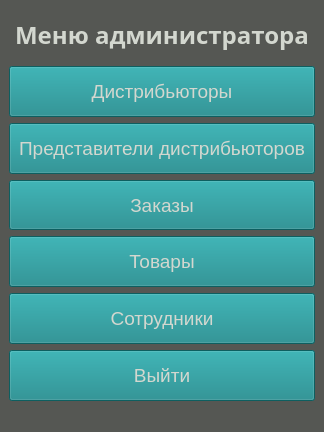
<?xml version="1.0" encoding="UTF-8"?>
<ui version="4.0">
 <class>Admin</class>
 <widget class="QMainWindow" name="Admin">
  <property name="geometry">
   <rect>
    <x>0</x>
    <y>0</y>
    <width>324</width>
    <height>432</height>
   </rect>
  </property>
  <property name="windowTitle">
   <string>Меню администратора</string>
  </property>
  <property name="styleSheet">
   <string notr="true">background-color: rgb(85, 87, 83);</string>
  </property>
  <widget class="QWidget" name="centralwidget">
   <layout class="QGridLayout" name="gridLayout">
    <item row="0" column="0">
     <layout class="QVBoxLayout" name="verticalLayout">
      <item>
       <widget class="QLabel" name="label">
        <property name="sizePolicy">
         <sizepolicy hsizetype="Preferred" vsizetype="Expanding">
          <horstretch>0</horstretch>
          <verstretch>0</verstretch>
         </sizepolicy>
        </property>
        <property name="font">
         <font>
          <family>Ubuntu Mono</family>
          <pointsize>18</pointsize>
          <weight>75</weight>
          <bold>true</bold>
         </font>
        </property>
        <property name="styleSheet">
         <string notr="true">color: rgb(211, 215, 207);</string>
        </property>
        <property name="text">
         <string>Меню администратора</string>
        </property>
        <property name="alignment">
         <set>Qt::AlignCenter</set>
        </property>
       </widget>
      </item>
      <item>
       <widget class="QPushButton" name="btnDistributors">
        <property name="sizePolicy">
         <sizepolicy hsizetype="Minimum" vsizetype="Expanding">
          <horstretch>0</horstretch>
          <verstretch>0</verstretch>
         </sizepolicy>
        </property>
        <property name="font">
         <font>
          <pointsize>14</pointsize>
         </font>
        </property>
        <property name="styleSheet">
         <string notr="true">background-color: rgb(18, 133, 135);
color: rgb(211, 215, 207);
border-color: rgb(211, 215, 207);</string>
        </property>
        <property name="text">
         <string>Дистрибьюторы</string>
        </property>
       </widget>
      </item>
      <item>
       <widget class="QPushButton" name="btnDistrReps">
        <property name="sizePolicy">
         <sizepolicy hsizetype="Minimum" vsizetype="Expanding">
          <horstretch>0</horstretch>
          <verstretch>0</verstretch>
         </sizepolicy>
        </property>
        <property name="font">
         <font>
          <pointsize>14</pointsize>
         </font>
        </property>
        <property name="styleSheet">
         <string notr="true">background-color: rgb(18, 133, 135);
color: rgb(211, 215, 207);
border-color: rgb(211, 215, 207);</string>
        </property>
        <property name="text">
         <string>Представители дистрибьюторов</string>
        </property>
       </widget>
      </item>
      <item>
       <widget class="QPushButton" name="btnOrders">
        <property name="sizePolicy">
         <sizepolicy hsizetype="Minimum" vsizetype="Expanding">
          <horstretch>0</horstretch>
          <verstretch>0</verstretch>
         </sizepolicy>
        </property>
        <property name="font">
         <font>
          <pointsize>14</pointsize>
         </font>
        </property>
        <property name="styleSheet">
         <string notr="true">background-color: rgb(18, 133, 135);
color: rgb(211, 215, 207);
border-color: rgb(211, 215, 207);</string>
        </property>
        <property name="text">
         <string>Заказы</string>
        </property>
       </widget>
      </item>
      <item>
       <widget class="QPushButton" name="btnItems">
        <property name="sizePolicy">
         <sizepolicy hsizetype="Minimum" vsizetype="Expanding">
          <horstretch>0</horstretch>
          <verstretch>0</verstretch>
         </sizepolicy>
        </property>
        <property name="font">
         <font>
          <pointsize>14</pointsize>
         </font>
        </property>
        <property name="styleSheet">
         <string notr="true">background-color: rgb(18, 133, 135);
color: rgb(211, 215, 207);
border-color: rgb(211, 215, 207);</string>
        </property>
        <property name="text">
         <string>Товары</string>
        </property>
       </widget>
      </item>
      <item>
       <widget class="QPushButton" name="btnStaff">
        <property name="sizePolicy">
         <sizepolicy hsizetype="Minimum" vsizetype="Expanding">
          <horstretch>0</horstretch>
          <verstretch>0</verstretch>
         </sizepolicy>
        </property>
        <property name="font">
         <font>
          <pointsize>14</pointsize>
         </font>
        </property>
        <property name="styleSheet">
         <string notr="true">background-color: rgb(18, 133, 135);
color: rgb(211, 215, 207);
border-color: rgb(211, 215, 207);</string>
        </property>
        <property name="text">
         <string>Сотрудники</string>
        </property>
       </widget>
      </item>
      <item>
       <widget class="QPushButton" name="btnExit">
        <property name="sizePolicy">
         <sizepolicy hsizetype="Minimum" vsizetype="Expanding">
          <horstretch>0</horstretch>
          <verstretch>0</verstretch>
         </sizepolicy>
        </property>
        <property name="font">
         <font>
          <pointsize>14</pointsize>
         </font>
        </property>
        <property name="styleSheet">
         <string notr="true">background-color: rgb(18, 133, 135);
color: rgb(211, 215, 207);
border-color: rgb(211, 215, 207);</string>
        </property>
        <property name="text">
         <string>Выйти</string>
        </property>
       </widget>
      </item>
     </layout>
    </item>
   </layout>
  </widget>
  <widget class="QMenuBar" name="menubar">
   <property name="geometry">
    <rect>
     <x>0</x>
     <y>0</y>
     <width>324</width>
     <height>22</height>
    </rect>
   </property>
  </widget>
  <widget class="QStatusBar" name="statusbar"/>
 </widget>
 <resources/>
 <connections/>
</ui>
